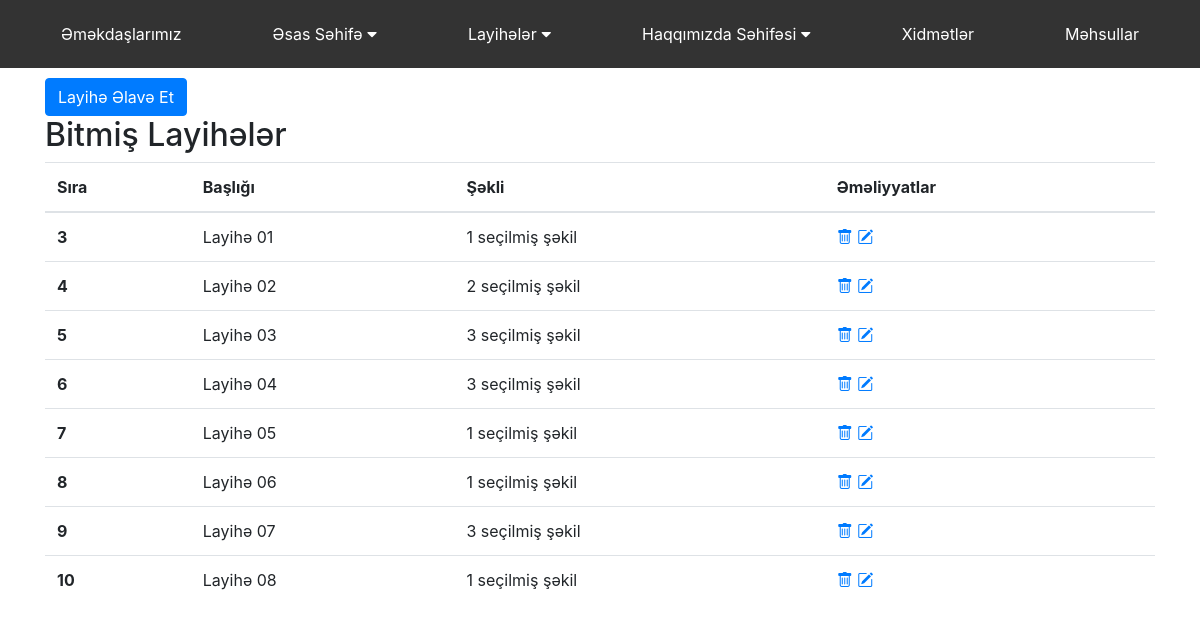
Screenshot of /admin/projects/finished_projects with the database file from the repository.
### app/models.py (models this page shows)
class FinishedProject(db.Model):
    id = db.Column(db.Integer, primary_key=True)
    title = db.Column(db.String(100))
    start_time = db.Column(db.String(100))
    finish_time = db.Column(db.String(100))
    area = db.Column(db.String(100))
    cost = db.Column(db.String(100))
    location = db.Column(db.String(100))
    description = db.Column(db.Text)
    images = db.relationship('FinishedProjectImage', backref='project', lazy=True)
    slugified_title = db.Column(db.String(100))

### admin/routes.py (the view)
@admin_bp.route("/projects/finished_projects")
def index_finished_projects():
    from app.models import FinishedProject
    fProjects = FinishedProject.query.all()
    return render_template('admin/finished_projects.html', fProjects = fProjects)

### admin/templates/admin/finished_projects.html (shortened to what this page needs)
{% extends "admin/base.html" %}
{% block page %}
<div class="container">
    <a href="/admin/projects/finished_projects/add"><button class="btn btn-primary">Layihə Əlavə Et</button></a>
    <h2>Bitmiş Layihələr</h2>
    <table class="table">
        <thead>
        <tr>
            <th scope="col">Sıra</th>
            <th scope="col">Başlığı</th>
            <th scope="col">Şəkli</th>
            <th scope="col">Əməliyyatlar</th>
        </tr>
        </thead>
        <tbody>
        {% for fProject in fProjects %}
        <tr>
            <th>{{fProject.id}}</th>
            <td>{{fProject.title}}</td>
            <td>{{fProject.images|length}} seçilmiş şəkil</td>
            <td>
                <a href="/admin/projects/finished_projects/delete/{{fProject.id}}"><i class="bi bi-trash"></i></a>
                <a href="/admin/projects/finished_projects/update/{{fProject.id}}"><i class="bi bi-pencil-square"></i></i></a>
            </td>
        </tr>
        {% endfor %}
        </tbody>
    </table>
</div>
{% endblock %}

### rows the page displays
FinishedProject: id "3", title "Layihə 01", images|length "1"
FinishedProject: id "4", title "Layihə 02", images|length "2"
FinishedProject: id "5", title "Layihə 03", images|length "3"
FinishedProject: id "6", title "Layihə 04", images|length "3"
FinishedProject: id "7", title "Layihə 05", images|length "1"
FinishedProject: id "8", title "Layihə 06", images|length "1"
FinishedProject: id "9", title "Layihə 07", images|length "3"
FinishedProject: id "10", title "Layihə 08", images|length "1"
